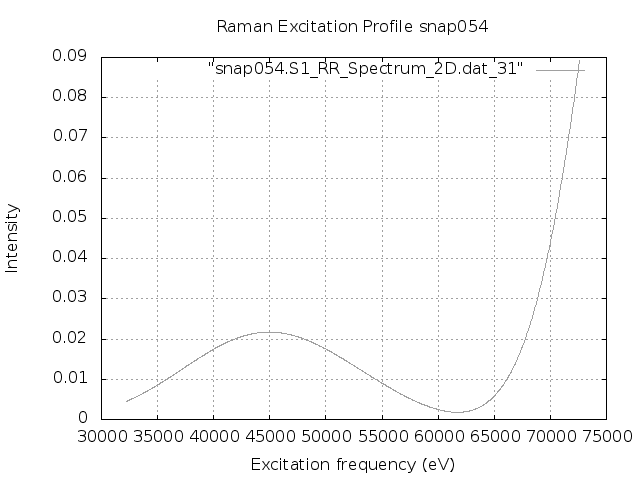

The script that saved this image:
set terminal png
set output "snap054.S1.REP_frozen.png"
set xlabel 'Excitation frequency (eV)'
set ylabel 'Intensity'
set title "Raman Excitation Profile snap054"
set grid
set autoscale
plot "snap054.S1_RR_Spectrum_2D.dat_31" with lines lc "blue"
exit
